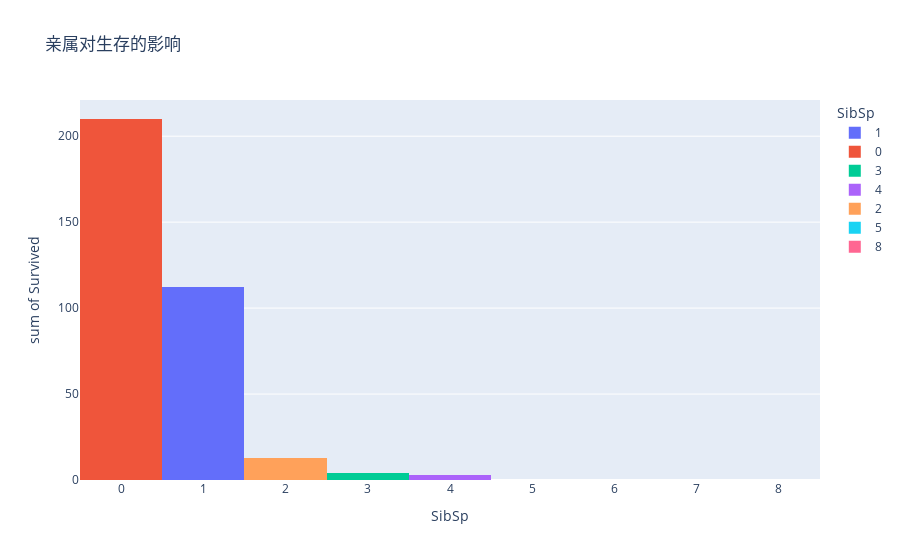
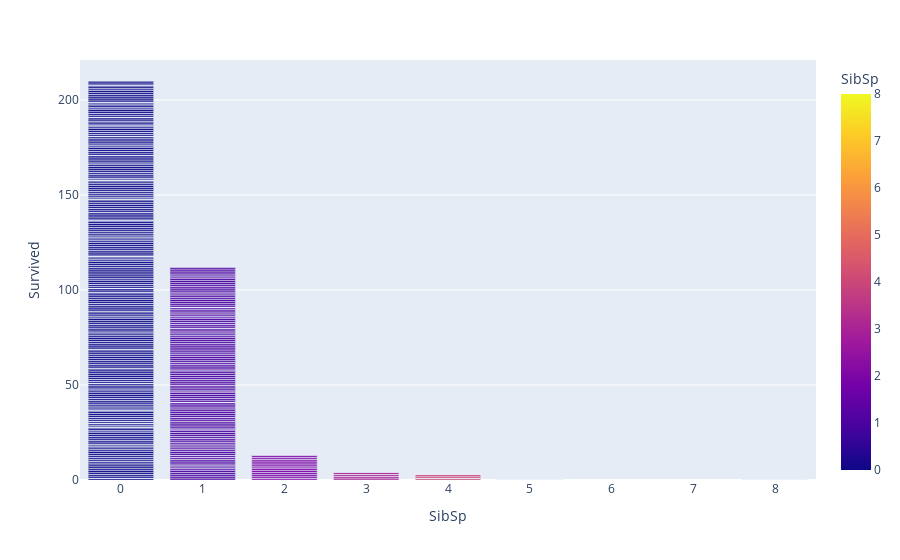

The notebook cell these images were saved under, in order:
### Markdown cell above
## 20-40岁之间的人生存概率越高

### Code cell
#Survived的取值只有0-1
fig5=express.histogram(data_frame=train_data, x="SibSp",y="Survived", color="SibSp",
                      title="亲属对生存的影响")
fig5.show()

fig6=express.bar(data_frame=train_data, x="SibSp", y="Survived",color="SibSp")
fig6.show()
ff1=sns.barplot(x="SibSp", y="Survived", data=train_data)
ff1.show()

### Figure 1 — Plotly figure (JSON) as saved in the notebook; plotly's stock layout.template omitted (floating-point values rounded to 4 significant figures; data arrays with more than 128 entries replaced by an {"elided": "..."} marker saying what was removed)
{"data": [{"alignmentgroup": "True", "bingroup": "x", "histfunc": "sum", "hovertemplate": "SibSp=%{x}<br>sum of Survived=%{y}<extra></extra>", "legendgroup": "1", "marker": {"color": "#636efa", "pattern": {"shape": ""}}, "name": "1", "offsetgroup": "1", "orientation": "v", "showlegend": true, "type": "histogram", "x": {"elided": "209 int values"}, "xaxis": "x", "y": {"elided": "209 int values"}, "yaxis": "y"}, {"alignmentgroup": "True", "bingroup": "x", "histfunc": "sum", "hovertemplate": "SibSp=%{x}<br>sum of Survived=%{y}<extra></extra>", "legendgroup": "0", "marker": {"color": "#EF553B", "pattern": {"shape": ""}}, "name": "0", "offsetgroup": "0", "orientation": "v", "showlegend": true, "type": "histogram", "x": {"elided": "608 int values"}, "xaxis": "x", "y": {"elided": "608 int values"}, "yaxis": "y"}, {"alignmentgroup": "True", "bingroup": "x", "histfunc": "sum", "hovertemplate": "SibSp=%{x}<br>sum of Survived=%{y}<extra></extra>", "legendgroup": "3", "marker": {"color": "#00cc96", "pattern": {"shape": ""}}, "name": "3", "offsetgroup": "3", "orientation": "v", "showlegend": true, "type": "histogram", "x": [3, 3, 3, 3, 3, 3, 3, 3, 3, 3, 3, 3, 3, 3, 3, 3], "xaxis": "x", "y": [0, 0, 0, 0, 1, 1, 0, 0, 1, 0, 0, 0, 0, 0, 1, 0], "yaxis": "y"}, {"alignmentgroup": "True", "bingroup": "x", "histfunc": "sum", "hovertemplate": "SibSp=%{x}<br>sum of Survived=%{y}<extra></extra>", "legendgroup": "4", "marker": {"color": "#ab63fa", "pattern": {"shape": ""}}, "name": "4", "offsetgroup": "4", "orientation": "v", "showlegend": true, "type": "histogram", "x": [4, 4, 4, 4, 4, 4, 4, 4, 4, 4, 4, 4, 4, 4, 4, 4, 4, 4], "xaxis": "x", "y": [0, 0, 1, 0, 0, 0, 0, 1, 1, 0, 0, 0, 0, 0, 0, 0, 0, 0], "yaxis": "y"}, {"alignmentgroup": "True", "bingroup": "x", "histfunc": "sum", "hovertemplate": "SibSp=%{x}<br>sum of Survived=%{y}<extra></extra>", "legendgroup": "2", "marker": {"color": "#FFA15A", "pattern": {"shape": ""}}, "name": "2", "offsetgroup": "2", "orientation": "v", "showlegend": true, "type": "histogram", "x": [2, 2, 2, 2, 2, 2, 2, 2, 2, 2, 2, 2, 2, 2, 2, 2, 2, 2, 2, 2, 2, 2, 2, 2, 2, 2, 2, 2], "xaxis": "x", "y": [0, 0, 0, 0, 0, 0, 1, 0, 1, 1, 1, 0, 0, 0, 1, 1, 1, 0, 0, 1, 1, 1, 1, 0, 1, 0, 1, 0], "yaxis": "y"}, {"alignmentgroup": "True", "bingroup": "x", "histfunc": "sum", "hovertemplate": "SibSp=%{x}<br>sum of Survived=%{y}<extra></extra>", "legendgroup": "5", "marker": {"color": "#19d3f3", "pattern": {"shape": ""}}, "name": "5", "offsetgroup": "5", "orientation": "v", "showlegend": true, "type": "histogram", "x": [5, 5, 5, 5, 5], "xaxis": "x", "y": [0, 0, 0, 0, 0], "yaxis": "y"}, {"alignmentgroup": "True", "bingroup": "x", "histfunc": "sum", "hovertemplate": "SibSp=%{x}<br>sum of Survived=%{y}<extra></extra>", "legendgroup": "8", "marker": {"color": "#FF6692", "pattern": {"shape": ""}}, "name": "8", "offsetgroup": "8", "orientation": "v", "showlegend": true, "type": "histogram", "x": [8, 8, 8, 8, 8, 8, 8], "xaxis": "x", "y": [0, 0, 0, 0, 0, 0, 0], "yaxis": "y"}], "layout": {"barmode": "relative", "legend": {"title": {"text": "SibSp"}, "tracegroupgap": 0}, "title": {"text": "亲属对生存的影响"}, "xaxis": {"anchor": "y", "categoryarray": [1, 0, 3, 4, 2, 5, 8], "categoryorder": "array", "domain": [0, 1], "title": {"text": "SibSp"}}, "yaxis": {"anchor": "x", "domain": [0, 1], "title": {"text": "sum of Survived"}}}}

### Figure 2 — Plotly figure (JSON) as saved in the notebook; plotly's stock layout.template omitted (floating-point values rounded to 4 significant figures; data arrays with more than 128 entries replaced by an {"elided": "..."} marker saying what was removed)
{"data": [{"alignmentgroup": "True", "hovertemplate": "SibSp=%{marker.color}<br>Survived=%{y}<extra></extra>", "legendgroup": "", "marker": {"color": {"elided": "891 int values"}, "coloraxis": "coloraxis", "pattern": {"shape": ""}}, "name": "", "offsetgroup": "", "orientation": "v", "showlegend": false, "textposition": "auto", "type": "bar", "x": {"elided": "891 int values"}, "xaxis": "x", "y": {"elided": "891 int values"}, "yaxis": "y"}], "layout": {"barmode": "relative", "coloraxis": {"colorbar": {"title": {"text": "SibSp"}}, "colorscale": [[0, "#0d0887"], [0.1111, "#46039f"], [0.2222, "#7201a8"], [0.3333, "#9c179e"], [0.4444, "#bd3786"], [0.5556, "#d8576b"], [0.6667, "#ed7953"], [0.7778, "#fb9f3a"], [0.8889, "#fdca26"], [1, "#f0f921"]]}, "legend": {"tracegroupgap": 0}, "margin": {"t": 60}, "xaxis": {"anchor": "y", "domain": [0, 1], "title": {"text": "SibSp"}}, "yaxis": {"anchor": "x", "domain": [0, 1], "title": {"text": "Survived"}}}}
